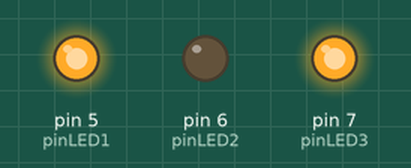
Recording of a sketch running on a simulated Arduino Uno, built with avr-gcc and run on an emulated ATmega328P. Parts: output pins drawn as LEDs (lit = HIGH).

Above: at 0.5 s.
At 2.5 s:
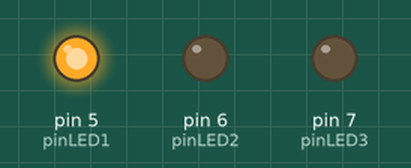
At 3.5 s:
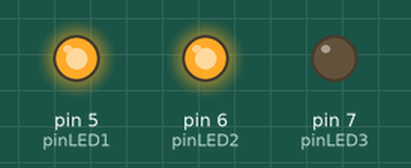
At 4.5 s:
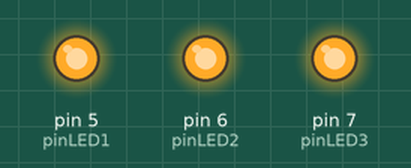
At 6.5 s:
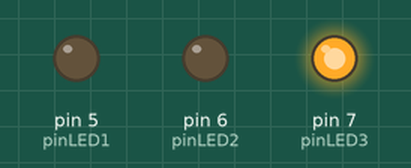
At 9.5 s:
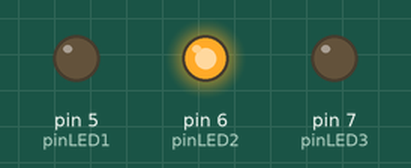
Timing chart, 0 to 10.4 s (numbered marks = the images above):
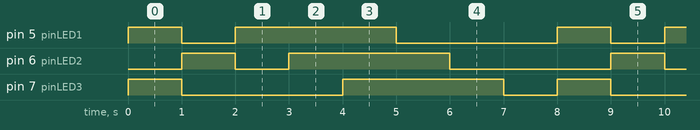

Measured:
- by itself, pin 5 (pinLED1), pin 6 (pinLED2): repeats every 8.0 s: LOW 1.0 s, HIGH 3.0 s, LOW 3.0 s, HIGH 1.0 s
- by itself, pin 7 (pinLED3): repeats every 8.0 s: LOW 3.0 s, HIGH 3.0 s, LOW 1.0 s, HIGH 1.0 s
- by itself, everything shown: repeats every 8.0 s, in 8 steps

The sketch:

code.ino
```cpp
int pinLED1 = 5;
int pinLED2 = 6;
int pinLED3 = 7;

void setup() {
  pinMode(pinLED1, OUTPUT);
  pinMode(pinLED2, OUTPUT);
  pinMode(pinLED3, OUTPUT);
}

void loop() {
  digitalWrite(pinLED1, HIGH);
  digitalWrite(pinLED3, HIGH);
  delay(1000);
  digitalWrite(pinLED1, LOW);
  digitalWrite(pinLED2, HIGH);
  digitalWrite(pinLED3, LOW);
  delay(1000);
  digitalWrite(pinLED2, LOW);

  digitalWrite(pinLED1, HIGH);
  delay(1000);
  digitalWrite(pinLED2, HIGH);
  delay(1000);
  digitalWrite(pinLED3, HIGH);
  delay(1000);

  digitalWrite(pinLED1, LOW);
  delay(1000);
  digitalWrite(pinLED2, LOW);
  delay(1000);
  digitalWrite(pinLED3, LOW);
  delay(1000);


  }
```
